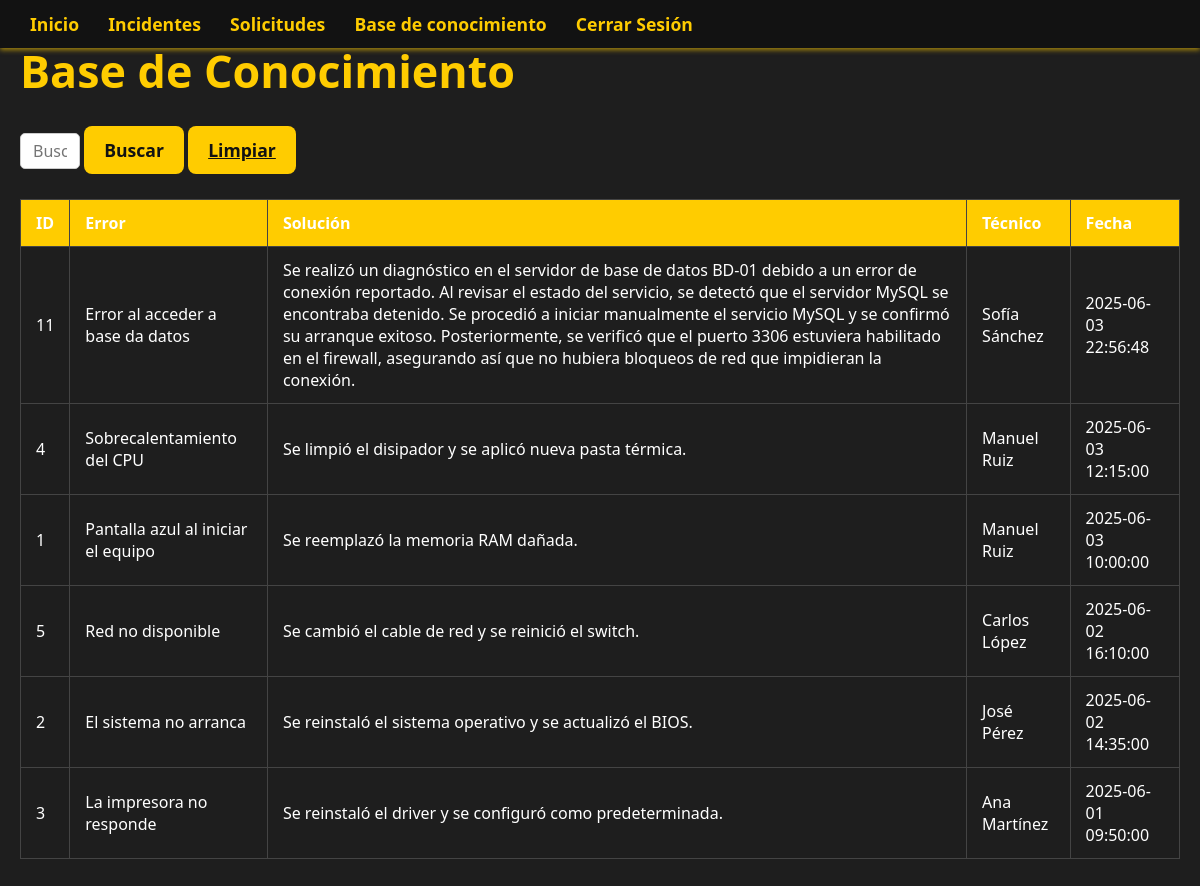
The page /base_conocimiento.php (signed in) on the database its author committed.
### tables this page shows
CREATE TABLE `base_de_conocimiento` (
  `id_entry` int(11) NOT NULL,
  `error` text NOT NULL,
  `solucion` text NOT NULL,
  `id_tecnico` int(11) NOT NULL,
  `fecha_registro` datetime DEFAULT current_timestamp()
);

CREATE TABLE `tecnicos` (
  `id_tecnico` int(11) NOT NULL,
  `nombre` varchar(100) NOT NULL,
  `especialidad` varchar(100) NOT NULL,
  `disponibilidad` enum('Disponible','En servicio') NOT NULL DEFAULT 'Disponible',
  `rfc` char(13) NOT NULL DEFAULT '',
  `desempeno` decimal(3,2) DEFAULT 0.00
);

### base_conocimiento.php (the view, shortened to what this page needs)
<?php
$conn = openConnection();
$buscar_id = isset($_GET['id_entry']) ? intval($_GET['id_entry']) : 0;
if ($buscar_id > 0) {
    $stmt = $conn->prepare("
        SELECT bc.*, t.nombre AS tecnico_nombre
        FROM Base_De_Conocimiento bc
        JOIN tecnicos t ON bc.id_tecnico = t.id_tecnico
        WHERE bc.id_entry = ?
        ORDER BY fecha_registro DESC
    ");
    $stmt->bind_param("i", $buscar_id);
    $stmt->execute();
    $result = $stmt->get_result();
} else {
    $query = "
        SELECT bc.*, t.nombre AS tecnico_nombre
        FROM Base_De_Conocimiento bc
        JOIN tecnicos t ON bc.id_tecnico = t.id_tecnico
        ORDER BY fecha_registro DESC
    ";
    $result = $conn->query($query);
}
?>
<!DOCTYPE html>
<html lang="es">
<head>
    <link rel="stylesheet" href="style/styles.css">
</head>
<body>
<header class="dashboard-header">
    <nav class="dashboard-nav">
        <?php if ($_SESSION['tipo_usuario'] === 'tecnico'): ?>
            <a href="tecnico_dashboard.php">Inicio</a>
            <a href="base_conocimiento.php" class="active">Base de conocimiento</a>
            <a href="ver_reportes_asignados.php">Ver Reportes Asignados</a>
        <?php elseif ($_SESSION['tipo_usuario'] === 'admin'): ?>
            <a href="admin_dashboard.php">Inicio</a>
            <a href="gestionar_incidentes.php">Incidentes</a>
            <a href="soli_pend.php">Solicitudes</a>
            <a href="base_conocimiento.php" class="active">Base de conocimiento</a>
        <?php endif; ?>
        <a href="logout.php">Cerrar Sesión</a>
    </nav>
</header>
<main class="main-container">
    <h1 class="page-title">Base de Conocimiento</h1>
    <form method="GET" action="base_conocimiento.php" class="search-form">
        <input
            type="number"
            name="id_entry"
            placeholder="Buscar por ID de entrada"
            value="<?= $buscar_id > 0 ? $buscar_id : '' ?>"
            class="input-search"
        />
        <button class="btn">Buscar</button>
        <a href="base_conocimiento.php" class="btn">Limpiar</a>
    </form>
    <div class="table-container">
        <table class="reportes-table">
            <thead>
                <tr>
                    <th>ID</th>
                    <th>Error</th>
                    <th>Solución</th>
                    <th>Técnico</th>
                    <th>Fecha</th>
                </tr>
            </thead>
            <tbody>
                <?php if ($result->num_rows > 0): ?>
                    <?php while ($row = $result->fetch_assoc()): ?>
                        <tr>
                            <td><?= $row['id_entry'] ?></td>
                            <td><?= htmlspecialchars($row['error']) ?></td>
                            <td><?= htmlspecialchars($row['solucion']) ?></td>
                            <td><?= htmlspecialchars($row['tecnico_nombre']) ?></td>
                            <td><?= htmlspecialchars($row['fecha_registro']) ?></td>
                        </tr>
                    <?php endwhile; ?>
                <?php else: ?>
                    <tr><td colspan="5">No se encontraron resultados.</td></tr>
                <?php endif; ?>
            </tbody>
        </table>
    </div>
</main>
</body>
</html>

### style/styles.css (style rules this page uses)
* { margin: 0; padding: 0; box-sizing: border-box; font-family: 'Segoe UI', Tahoma, Geneva, Verdana, sans-serif; color: #fff; }
body { background-color: #121212; min-height: 100vh; display: flex; flex-direction: column; }
input[type="number"] { -moz-appearance: textfield; appearance: textfield; border: 1px solid #ccc; border-radius: 5px; padding: 6px 12px; font-size: 16px; width: 60px; transition: border-color 0.3s; }
.btn { background-color: #ffcc00; color: #121212; padding: 12px 20px; border: none; border-radius: 8px; font-weight: 700; font-size: 1.1rem; cursor: pointer; transition: background-color 0.3s ease; }
.main-container { max-width: 1000px; width: 100%; overflow: auto; padding: 30px; background-color: #1e1e1e; border-radius: 12px; box-shadow: 0 0 20px rgba(255, 204, 0, 0.4); }
.dashboard-header { position: fixed; top: 0; left: 0; width: 100%; background-color: #121212; box-shadow: 0 2px 5px rgba(255, 204, 0, 0.6); z-index: 1000; padding: 12px 30px; display: flex; align-items: center; }
.dashboard-nav a { display: inline-block; margin-right: 25px; color: #ffcc00; text-decoration: none; font-weight: 700; font-size: 1.1rem; transition: color 0.3s ease; }
.page-title { font-size: 2.8rem; font-weight: 900; color: #ffcc00; margin-bottom: 25px; }
.table-container { width: 100%; overflow-x: auto; margin-top: 25px; margin-bottom: 50px; max-width: 100%; }
.reportes-table { width: 100%; min-width: 600px; border-collapse: collapse; }
.table-container thead, .reportes-table thead { background-color: #ffcc00; color: #121212; }
.reportes-table th, .reportes-table td { padding: 12px 15px; border: 1px solid #444; text-align: left; font-size: 1rem; }
.reportes-table tbody tr { background-color: #1e1e1e; transition: background-color 0.3s ease; }
.main-container { max-width: 1200px; margin: 0 auto; padding: 40px 20px; width: 100%; }

### rows shown on the page
base_de_conocimiento: id_entry "11", error "Error al acceder a base da datos", solucion "Se realizó un diagnóstico en el servidor de base de datos BD-01 debido a un error de conexión reportado. Al revisar el estado del servicio, se detectó que el servidor MySQL se encontraba detenido. Se procedió a iniciar manualmente el servicio MySQL y se confirmó su arranque exitoso. Posteriormente, se verificó que el puerto 3306 estuviera habilitado en el firewall, asegurando así que no hubiera bloqueos de red que impidieran la conexión.", id_tecnico.nombre "Sofía Sánchez", fecha_registro "2025-06-03 22:56:48"
base_de_conocimiento: id_entry "4", error "Sobrecalentamiento del CPU", solucion "Se limpió el disipador y se aplicó nueva pasta térmica.", id_tecnico.nombre "Manuel Ruiz", fecha_registro "2025-06-03 12:15:00"
base_de_conocimiento: id_entry "1", error "Pantalla azul al iniciar el equipo", solucion "Se reemplazó la memoria RAM dañada.", id_tecnico.nombre "Manuel Ruiz", fecha_registro "2025-06-03 10:00:00"
base_de_conocimiento: id_entry "5", error "Red no disponible", solucion "Se cambió el cable de red y se reinició el switch.", id_tecnico.nombre "Carlos López", fecha_registro "2025-06-02 16:10:00"
base_de_conocimiento: id_entry "2", error "El sistema no arranca", solucion "Se reinstaló el sistema operativo y se actualizó el BIOS.", id_tecnico.nombre "José Pérez", fecha_registro "2025-06-02 14:35:00"
base_de_conocimiento: id_entry "3", error "La impresora no responde", solucion "Se reinstaló el driver y se configuró como predeterminada.", id_tecnico.nombre "Ana Martínez", fecha_registro "2025-06-01 09:50:00"
